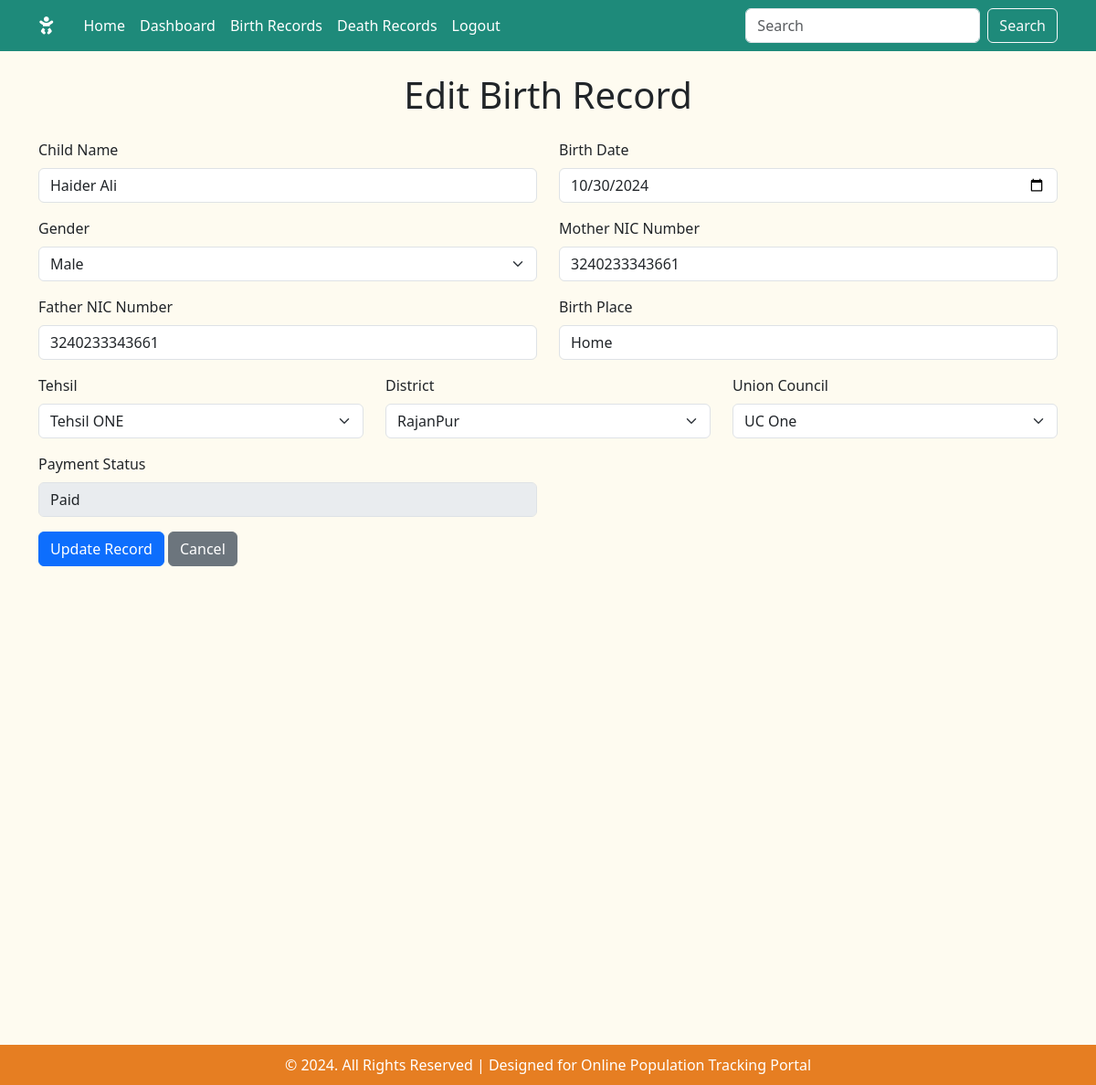
Page /edit_birth_record.php?id=1 (signed in) on the committed database.
### tables this page shows
CREATE TABLE `birthrecords` (
  `BirthRecordID` int(11) NOT NULL,
  `ChildName` varchar(100) NOT NULL,
  `BirthDate` date NOT NULL,
  `Gender` enum('Male','Female') NOT NULL,
  `MotherNIC` varchar(13) NOT NULL,
  `FatherNIC` varchar(13) NOT NULL,
  `BirthPlace` varchar(100) NOT NULL,
  `PaymentStatus` enum('Paid','Unpaid') DEFAULT 'Unpaid',
  `Fee` decimal(10,2) NOT NULL,
  `DistrictID` int(11) DEFAULT NULL,
  `TehsilID` int(11) DEFAULT NULL,
  `UnionCouncilID` int(11) DEFAULT NULL,
  `UserID` int(11) DEFAULT NULL,
  `TransactionImage` varchar(255) DEFAULT NULL
);

CREATE TABLE `tehsils` (
  `TehsilID` int(11) NOT NULL,
  `TehsilName` varchar(255) NOT NULL,
  `DistrictID` int(11) NOT NULL
);

CREATE TABLE `districts` (
  `DistrictID` int(11) NOT NULL,
  `DistrictName` varchar(100) NOT NULL
);

CREATE TABLE `unioncouncils` (
  `UnionCouncilID` int(11) NOT NULL,
  `UnionCouncilName` varchar(255) NOT NULL,
  `TehsilID` int(11) NOT NULL
);

### edit_birth_record.php (the view, shortened to what this page needs)
<?php
include('include/db_connect.inc');
include('include/header.inc');
include('include/nav.inc');
$recordId = $_GET['id'];
$userId = $_SESSION['id'];
$query = "SELECT * FROM BirthRecords WHERE BirthRecordID = ? AND UserID = ?";
$stmt = $conn->prepare($query);
$stmt->bind_param("ii", $recordId, $userId);
$stmt->execute();
$recordResult = $stmt->get_result();
$record = $recordResult->fetch_assoc();
$districtsQuery = "SELECT DistrictID, DistrictName FROM Districts";
$districtsResult = $conn->query($districtsQuery);
$tehsilsQuery = "SELECT TehsilID, TehsilName FROM Tehsils";
$tehsilsResult = $conn->query($tehsilsQuery);
$unionCouncilsQuery = "SELECT UnionCouncilID, UnionCouncilName FROM UnionCouncils";
$unionCouncilsResult = $conn->query($unionCouncilsQuery);
?>
<main class="container my-4">
    <h1 class="m-4 text-center">Edit Birth Record</h1>
    <form action="" method="POST">
        <div class="row mb-3">
            <div class="col-md-6">
                <label for="child_name" class="form-label">Child Name</label>
                <input type="text" class="form-control" id="child_name" name="child_name" value="<?= htmlspecialchars($record['ChildName']) ?>" required>
            </div>
            <div class="col-md-6">
                <label for="birth_date" class="form-label">Birth Date</label>
                <input type="date" class="form-control" id="birth_date" name="birth_date" value="<?= htmlspecialchars($record['BirthDate']) ?>" required>
            </div>
        </div>
        <div class="row mb-3">
            <div class="col-md-6">
                <label for="gender" class="form-label">Gender</label>
                <select class="form-select" id="gender" name="gender" required>
                    <option value="Male" <?= $record['Gender'] == 'Male' ? 'selected' : '' ?>>Male</option>
                </select>
            </div>
            <div class="col-md-6">
                <label for="mother_nic" class="form-label">Mother NIC Number</label>
                <input type="text" class="form-control" id="mother_nic" name="mother_nic" value="<?= htmlspecialchars($record['MotherNIC']) ?>" maxlength="13" required>
            </div>
        </div>
        <div class="row mb-3">
            <div class="col-md-6">
                <label for="father_nic" class="form-label">Father NIC Number</label>
                <input type="text" class="form-control" id="father_nic" name="father_nic" value="<?= htmlspecialchars($record['FatherNIC']) ?>" maxlength="13" required>
            </div>
            <div class="col-md-6">
                <label for="birth_place" class="form-label">Birth Place</label>
                <input type="text" class="form-control" id="birth_place" name="birth_place" value="<?= htmlspecialchars($record['BirthPlace']) ?>" required>
            </div>
        </div>
        <div class="row mb-3">
            <div class="col-md-4">
                <label for="tehsil_id" class="form-label">Tehsil</label>
                <select class="form-select" id="tehsil_id" name="tehsil_id" required>
                    <?php while ($tehsil = $tehsilsResult->fetch_assoc()): ?>
                        <option value="<?= $tehsil['TehsilID'] ?>" <?= $tehsil['TehsilID'] == $record['TehsilID'] ? 'selected' : '' ?>><?= htmlspecialchars($tehsil['TehsilName']) ?></option>
                    <?php endwhile; ?>
                </select>
            </div>
            <div class="col-md-4">
                <label for="district_id" class="form-label">District</label>
                <select class="form-select" id="district_id" name="district_id" required>
                    <?php while ($district = $districtsResult->fetch_assoc()): ?>
                        <option value="<?= $district['DistrictID'] ?>" <?= $district['DistrictID'] == $record['DistrictID'] ? 'selected' : '' ?>><?= htmlspecialchars($district['DistrictName']) ?></option>
                    <?php endwhile; ?>
                </select>
            </div>
            <div class="col-md-4">
                <label for="union_council_id" class="form-label">Union Council</label>
                <select class="form-select" id="union_council_id" name="union_council_id" required>
                    <?php while ($unionCouncil = $unionCouncilsResult->fetch_assoc()): ?>
                        <option value="<?= $unionCouncil['UnionCouncilID'] ?>" <?= $unionCouncil['UnionCouncilID'] == $record['UnionCouncilID'] ? 'selected' : '' ?>><?= htmlspecialchars($unionCouncil['UnionCouncilName']) ?></option>
                    <?php endwhile; ?>
                </select>
            </div>
        </div>
        <div class="row mb-3">
            <div class="col-md-6">
                <label for="payment_status" class="form-label">Payment Status</label>
                <input type="text" class="form-control" id="payment_status" name="payment_status" value="<?= htmlspecialchars($record['PaymentStatus']) ?>" disabled>
            </div>
        </div>
        <button type="submit" class="btn btn-primary">Update Record</button>
        <a href="view_birth_records.php" class="btn btn-secondary">Cancel</a>
    </form>
</main>
<?php include('include/footer.inc'); ?>

### assets/css/style.css (style rules this page uses)
body { background-color: #fefbf0; }
h1,h3 { margin: 30px; text-align: center; }
main { height: 130vh; }

### rows in the picture
birthrecords: child_name "Haider Ali", birth_date "10/30/2024", gender "Male", mother_nic "3240233343661", father_nic "3240233343661", birth_place "Home", tehsil_id "Tehsil ONE", district_id "RajanPur", union_council_id "UC One", payment_status "Paid"
